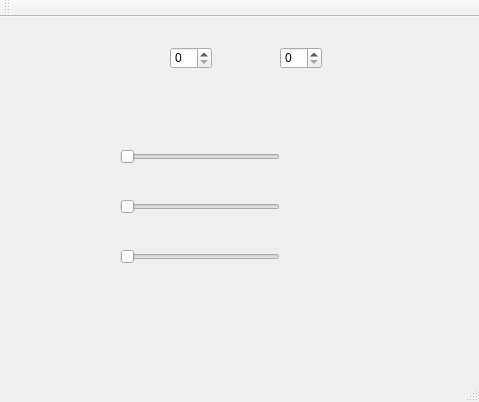
<?xml version="1.0" encoding="UTF-8"?>
<ui version="4.0">
 <class>MainWindow</class>
 <widget class="QMainWindow" name="MainWindow">
  <property name="geometry">
   <rect>
    <x>0</x>
    <y>0</y>
    <width>479</width>
    <height>402</height>
   </rect>
  </property>
  <property name="windowTitle">
   <string>MainWindow</string>
  </property>
  <widget class="QWidget" name="centralWidget">
   <widget class="QSpinBox" name="spinBox">
    <property name="geometry">
     <rect>
      <x>170</x>
      <y>30</y>
      <width>42</width>
      <height>22</height>
     </rect>
    </property>
   </widget>
   <widget class="QSlider" name="slider">
    <property name="geometry">
     <rect>
      <x>120</x>
      <y>130</y>
      <width>160</width>
      <height>19</height>
     </rect>
    </property>
    <property name="orientation">
     <enum>Qt::Horizontal</enum>
    </property>
   </widget>
   <widget class="QSlider" name="slider2">
    <property name="geometry">
     <rect>
      <x>120</x>
      <y>180</y>
      <width>160</width>
      <height>19</height>
     </rect>
    </property>
    <property name="orientation">
     <enum>Qt::Horizontal</enum>
    </property>
   </widget>
   <widget class="QSpinBox" name="spinBox_2">
    <property name="geometry">
     <rect>
      <x>280</x>
      <y>30</y>
      <width>42</width>
      <height>22</height>
     </rect>
    </property>
   </widget>
   <widget class="QSlider" name="sld3">
    <property name="geometry">
     <rect>
      <x>120</x>
      <y>230</y>
      <width>160</width>
      <height>19</height>
     </rect>
    </property>
    <property name="orientation">
     <enum>Qt::Horizontal</enum>
    </property>
   </widget>
  </widget>
  <widget class="QMenuBar" name="menuBar">
   <property name="geometry">
    <rect>
     <x>0</x>
     <y>0</y>
     <width>479</width>
     <height>21</height>
    </rect>
   </property>
  </widget>
  <widget class="QToolBar" name="mainToolBar">
   <attribute name="toolBarArea">
    <enum>TopToolBarArea</enum>
   </attribute>
   <attribute name="toolBarBreak">
    <bool>false</bool>
   </attribute>
  </widget>
  <widget class="QStatusBar" name="statusBar"/>
 </widget>
 <layoutdefault spacing="6" margin="11"/>
 <resources/>
 <connections/>
</ui>
